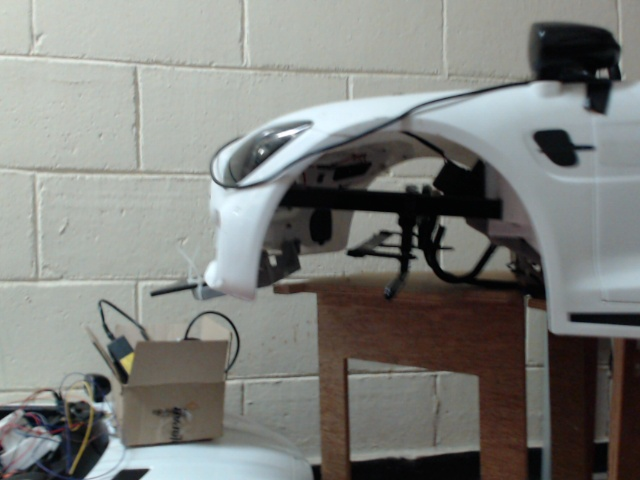
#> input picture mvsim_slam_real/artifacts/sensor_compare_push/20261118_155446/image_0000.jpg, 640 x 480 px
$ python -i parking_objects.py   (imports and definitions only)   (older library calls are emulated)
#> lines starting #> are read from the running program, lines starting #| are printed output that depends on the picture; after the words box and inside, x2 and y2 are one past the last pixel; in counts of white or black regions, pixels touching at a corner belong together
#> further down, picture is the input picture: shape (480, 640, 3); mean B, G, R 123.8, 127.6, 126.3
"""Classical image candidates and calibrated 2D LiDAR projection."""

from dataclasses import dataclass

import cv2
import numpy as np


@dataclass
class Candidate:
    """An image region to compare with projected scan returns."""

    label: str
    contour: np.ndarray
    confidence: float | None = None


def detect_candidates(image, roi_top=0.25, cone_hue_min=3, cone_hue_max=28,
                      white_saturation_max=50, white_value_min=195):
    """Find orange tapered shapes and bright, low-saturation body candidates."""
#> called with roi_top = 0.25, cone_hue_min = 3, cone_hue_max = 28, white_saturation_max = 50, white_value_min = 195
    height, width = image.shape[:2]
#> height = 480; width = 640
    top = int(height * roi_top)
#> top = 120
    hsv = cv2.cvtColor(image[top:], cv2.COLOR_BGR2HSV)
#> hsv: shape (360, 640, 3); mean H, S, V 55.4, 41.6, 118.7
    orange = cv2.inRange(hsv, (cone_hue_min, 105, 75), (cone_hue_max, 255, 255))
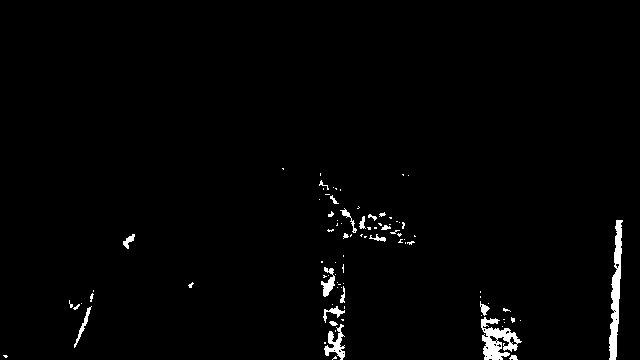
#> orange: shape (360, 640); 1.6% white; 89 white regions (67 under 20 px), largest, box (x1, y1, x2, y2) and area: (609, 220, 623, 360) 975, (481, 317, 522, 360) 874, (324, 324, 345, 360) 327
    white = cv2.inRange(hsv, (0, 0, white_value_min), (179, white_saturation_max, 255))
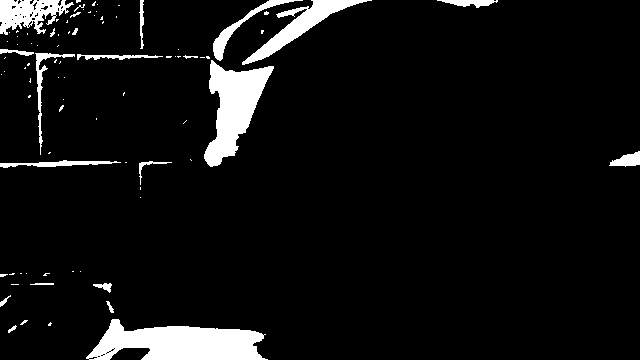
#> white: shape (360, 640); 6.6% white; 86 white regions (63 under 20 px), largest, box (x1, y1, x2, y2) and area: (86, 319, 268, 360) 4850, (204, 60, 274, 167) 3628, (242, 0, 372, 65) 1872
    kernel = np.ones((3, 3), dtype=np.uint8)
    # Reconnect orange regions across thin horizontal reflective bands.
    band_height = max(3, 2 * (height // 80) + 1)
#> band_height = 13
    cone_kernel = np.ones((band_height, 3), dtype=np.uint8)
    image_area = height * width
#> image_area = 307200
    candidates = []
    for label, mask, close_kernel in (('cone', orange, cone_kernel), ('white body', white, kernel)):
        mask = cv2.morphologyEx(mask, cv2.MORPH_OPEN, kernel)
        mask = cv2.morphologyEx(mask, cv2.MORPH_CLOSE, close_kernel)
        contours, _ = cv2.findContours(mask, cv2.RETR_EXTERNAL, cv2.CHAIN_APPROX_SIMPLE)
        for contour in contours:
            x, y, w, h = cv2.boundingRect(contour)
            area = cv2.contourArea(contour)
            if min(w, h) < 8 or area < max(30, image_area * 0.00008):
                continue
            if label == 'cone':
                if not 0.25 <= w / h <= 1.5:
                    continue
                shape = mask[y:y + h, x:x + w]
                upper = np.count_nonzero(shape[h // 5:2 * h // 5], axis=1).mean()
                lower = np.count_nonzero(shape[3 * h // 5:4 * h // 5], axis=1).mean()
                if lower <= 1.2 * upper:
                    continue
            elif not (0.75 <= w / h <= 4.5 and 0.35 * w * h <= area <= 0.22 * image_area):
                continue
            candidates.append(Candidate(label, contour + np.array([0, top], dtype=np.int32)))
#> this loop made 2 passes
#> label on pass 1: 'cone'
#> (label, close_kernel) on pass 2: ('white body', [[1, 1, 1], [1, 1, 1], [1, 1, 1]])
#> pass 1, in detect_candidates, `mask = cv2.morphologyEx(mask, cv2.MORPH_OPEN, kernel)`:
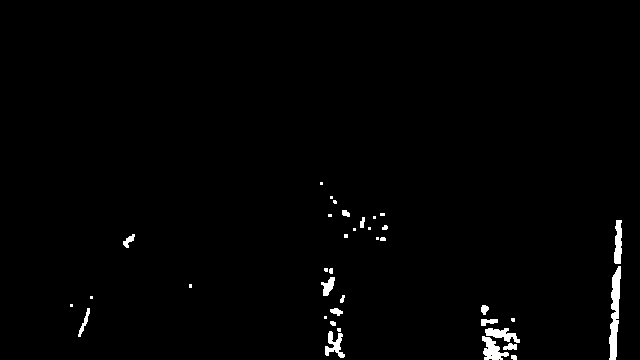
#> mask: shape (360, 640); 1.2% white; 37 white regions (17 under 20 px), largest, box (x1, y1, x2, y2) and area: (609, 266, 621, 360) 668, (482, 336, 509, 360) 338, (614, 220, 622, 264) 279
#> pass 1, in detect_candidates, `mask = cv2.morphologyEx(mask, cv2.MORPH_CLOSE, close_kernel)`:
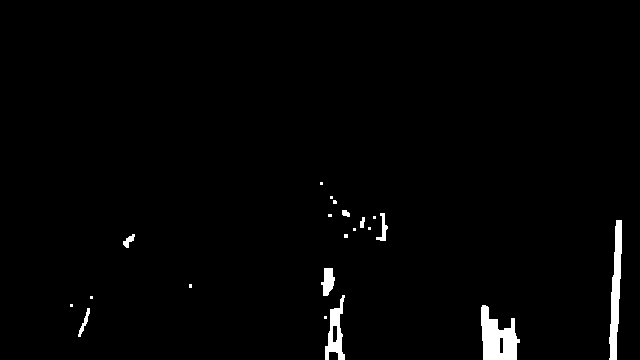
#> mask: shape (360, 640); 1.7% white; 21 white regions (12 under 20 px), largest, box (x1, y1, x2, y2) and area: (481, 305, 520, 360) 1341, (609, 220, 622, 360) 1051, (325, 295, 345, 360) 624
#> pass 2, in detect_candidates, `mask = cv2.morphologyEx(mask, cv2.MORPH_OPEN, kernel)`:
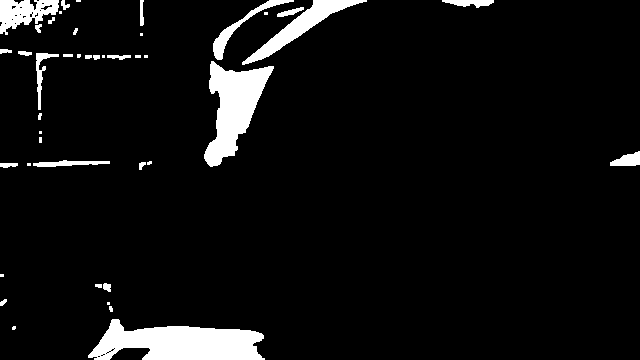
#> mask: shape (360, 640); 6.2% white; 43 white regions (15 under 20 px), largest, box (x1, y1, x2, y2) and area: (88, 319, 265, 360) 4831, (204, 61, 274, 167) 3622, (242, 0, 367, 65) 1727
#> pass 2, in detect_candidates, `mask = cv2.morphologyEx(mask, cv2.MORPH_CLOSE, close_kernel)`:
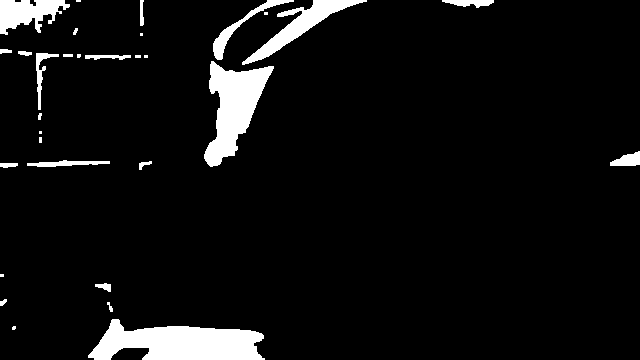
#> mask: shape (360, 640); 6.3% white; 31 white regions (10 under 20 px), largest, box (x1, y1, x2, y2) and area: (88, 319, 265, 360) 4856, (204, 61, 274, 167) 3622, (242, 0, 367, 65) 1856
#> after the loop, candidates = 6 items
    return candidates


class ScanProjection:
    """Project scan-frame points into a measured camera optical frame."""

    # [48 lines left out: functions __init__, projected_returns, not called in this run]

    def pixels(self, scan):
        """Return image pixels for the existing overlay interface."""
        return self.projected_returns(scan)[0]


# [49 lines left out: functions associate_candidates, draw_diagnostic, not called in this run]

>>> import cv2
>>> picture = cv2.imread('../../../artifacts/sensor_compare_push/20261118_155446/image_0000.jpg')
>>> result = detect_candidates(picture)
#> result = 6 items

$ run again, on mvsim_slam_real/artifacts/sensor_compare_push/20261118_155446/image_0001.jpg
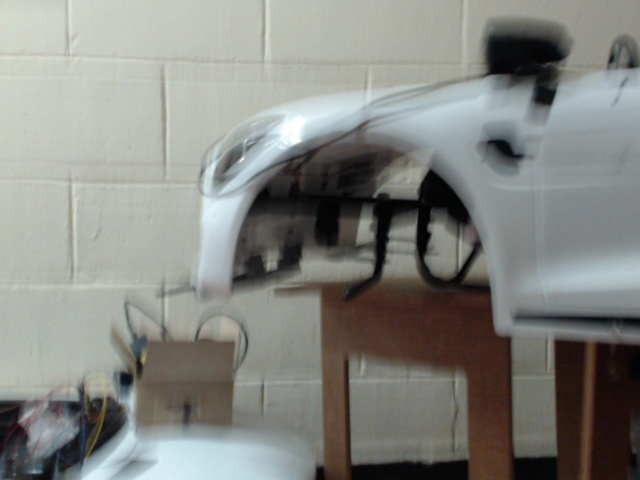
#> input picture mvsim_slam_real/artifacts/sensor_compare_push/20261118_155446/image_0001.jpg, 640 x 480 px
#> picture is the input picture: shape (480, 640, 3); mean B, G, R 129.6, 134.5, 132.9
#> hsv: shape (360, 640, 3); mean H, S, V 54.5, 37.7, 125.7
#> in detect_candidates, `orange = cv2.inRange(hsv, (cone_hue_min, 105, 75), (cone_hue_max, 255,..`:
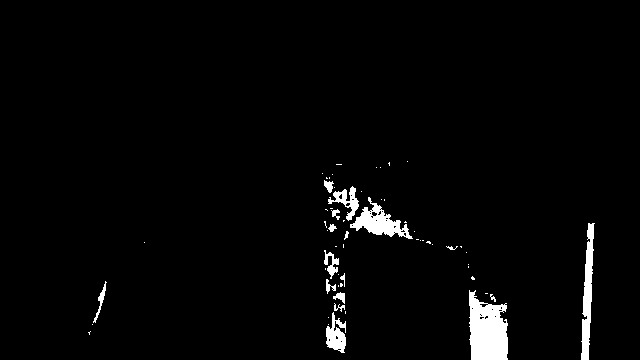
#> orange: shape (360, 640); 2.5% white; 60 white regions (43 under 20 px), largest, box (x1, y1, x2, y2) and area: (469, 290, 508, 360) 2088, (581, 223, 595, 360) 1003, (350, 197, 413, 239) 988
#> white: shape (360, 640); 8.2% white; 103 white regions (87 under 20 px), largest, box (x1, y1, x2, y2) and area: (81, 308, 279, 360) 5984, (0, 0, 141, 58) 4940, (198, 0, 356, 159) 4754
#> the loop in detect_candidates, `for label, mask, close_kernel in (('cone', orange, cone_kernel), ('whi..` made 2 passes
#> label on pass 1: 'cone'
#> pass 2, in detect_candidates, `mask = cv2.morphologyEx(mask, cv2.MORPH_CLOSE, close_kernel)`:
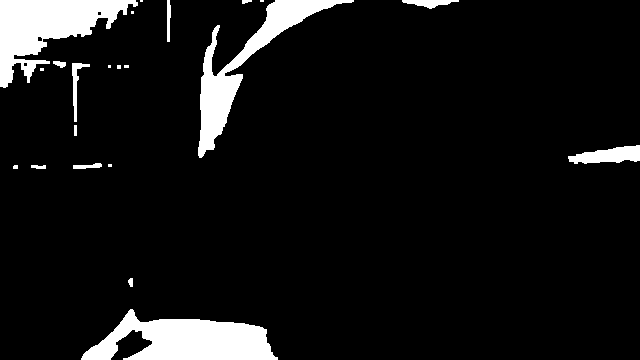
#> mask: shape (360, 640); 8% white; 22 white regions (9 under 20 px), largest, box (x1, y1, x2, y2) and area: (81, 309, 278, 360) 5983, (0, 0, 138, 88) 5591, (198, 0, 354, 158) 4749
#> after the loop in detect_candidates, `for label, mask, close_kernel in (('cone', orange, cone_kernel), ('whi..`: candidates = 5 items

$ run again, on mvsim_slam_real/artifacts/sensor_compare_push/20261118_155446/image_0002.jpg
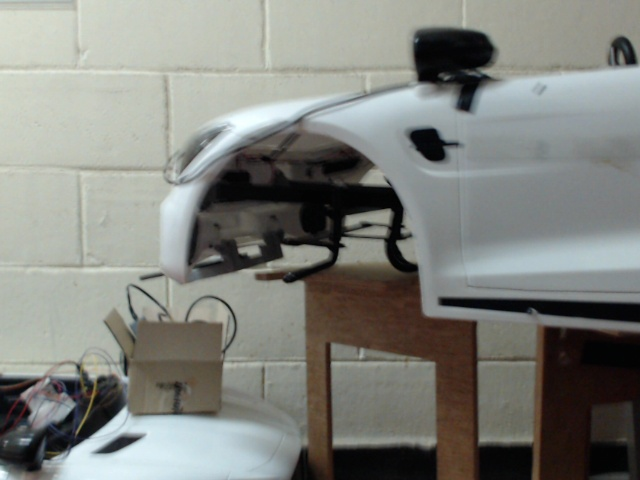
#> input picture mvsim_slam_real/artifacts/sensor_compare_push/20261118_155446/image_0002.jpg, 640 x 480 px
#> picture is the input picture: shape (480, 640, 3); mean B, G, R 125.6, 131.1, 129.3
#> hsv: shape (360, 640, 3); mean H, S, V 55.8, 39.3, 120.6
#> in detect_candidates, `orange = cv2.inRange(hsv, (cone_hue_min, 105, 75), (cone_hue_max, 255,..`:
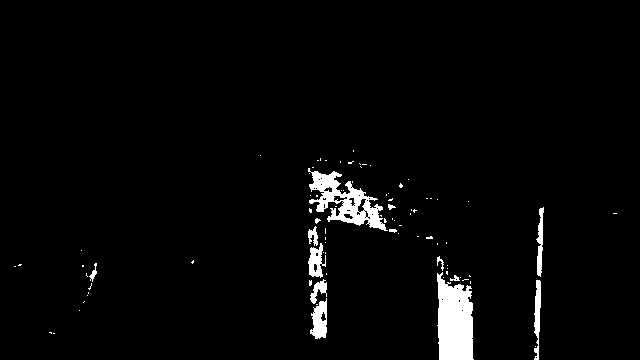
#> orange: shape (360, 640); 2.9% white; 87 white regions (73 under 20 px), largest, box (x1, y1, x2, y2) and area: (437, 272, 474, 360) 2589, (308, 168, 388, 231) 1954, (310, 298, 327, 339) 461
#> white: shape (360, 640); 10.6% white; 72 white regions (49 under 20 px), largest, box (x1, y1, x2, y2) and area: (57, 288, 263, 360) 9942, (0, 0, 158, 45) 5007, (485, 124, 640, 153) 2506
#> the loop in detect_candidates, `for label, mask, close_kernel in (('cone', orange, cone_kernel), ('whi..` made 2 passes
#> label on pass 1: 'cone'
#> pass 2, in detect_candidates, `mask = cv2.morphologyEx(mask, cv2.MORPH_CLOSE, close_kernel)`:
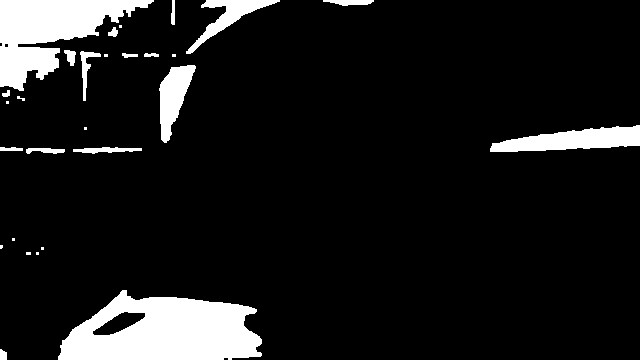
#> mask: shape (360, 640); 10.2% white; 28 white regions (10 under 20 px), largest, box (x1, y1, x2, y2) and area: (58, 290, 262, 360) 9942, (0, 0, 154, 91) 6702, (490, 125, 640, 152) 2487
#> after the loop in detect_candidates, `for label, mask, close_kernel in (('cone', orange, cone_kernel), ('whi..`: candidates = 4 items

$ run again, on mvsim_slam_real/artifacts/sensor_compare_push/20261118_155446/image_0003.jpg
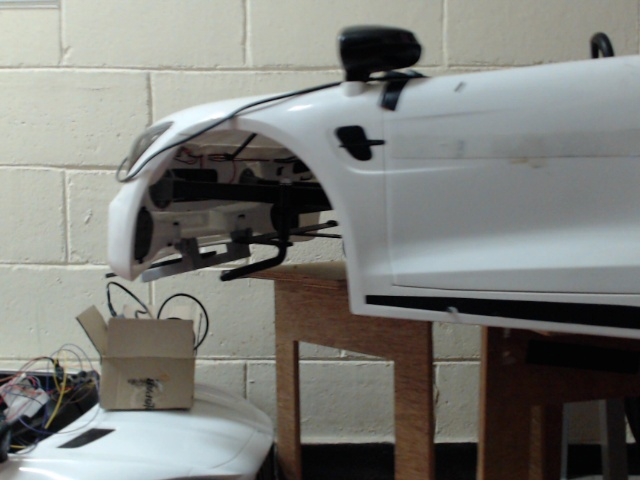
#> input picture mvsim_slam_real/artifacts/sensor_compare_push/20261118_155446/image_0003.jpg, 640 x 480 px
#> picture is the input picture: shape (480, 640, 3); mean B, G, R 121.6, 126.2, 125.2
#> hsv: shape (360, 640, 3); mean H, S, V 57.5, 40.9, 115.1
#> in detect_candidates, `orange = cv2.inRange(hsv, (cone_hue_min, 105, 75), (cone_hue_max, 255,..`:
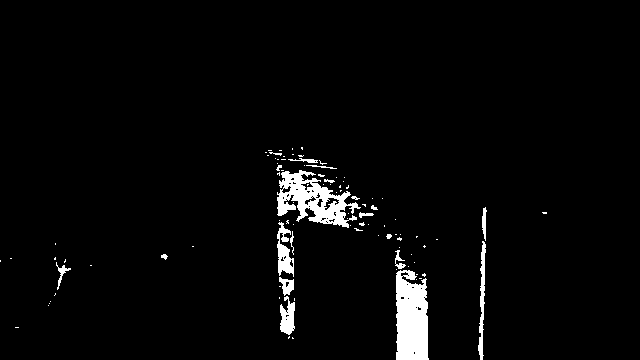
#> orange: shape (360, 640); 3.1% white; 97 white regions (77 under 20 px), largest, box (x1, y1, x2, y2) and area: (396, 270, 429, 360) 2537, (277, 170, 361, 228) 2254, (277, 222, 294, 277) 500
#> white: shape (360, 640); 9.9% white; 107 white regions (87 under 20 px), largest, box (x1, y1, x2, y2) and area: (18, 285, 231, 360) 10746, (0, 0, 125, 44) 4031, (401, 124, 581, 152) 2743
#> the loop in detect_candidates, `for label, mask, close_kernel in (('cone', orange, cone_kernel), ('whi..` made 2 passes
#> label on pass 1: 'cone'
#> pass 2, in detect_candidates, `mask = cv2.morphologyEx(mask, cv2.MORPH_CLOSE, close_kernel)`:
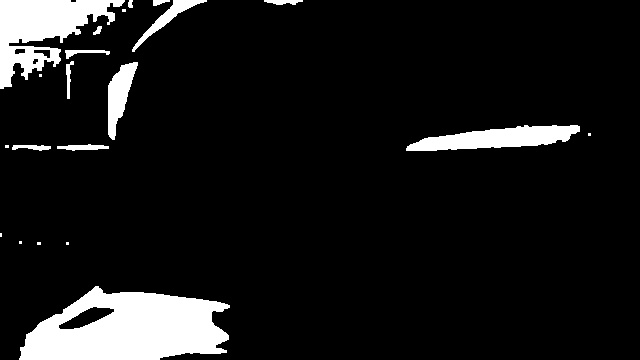
#> mask: shape (360, 640); 9.4% white; 21 white regions (8 under 20 px), largest, box (x1, y1, x2, y2) and area: (19, 286, 230, 360) 10757, (0, 0, 125, 89) 5226, (406, 125, 580, 151) 2722
#> after the loop in detect_candidates, `for label, mask, close_kernel in (('cone', orange, cone_kernel), ('whi..`: candidates = 4 items
